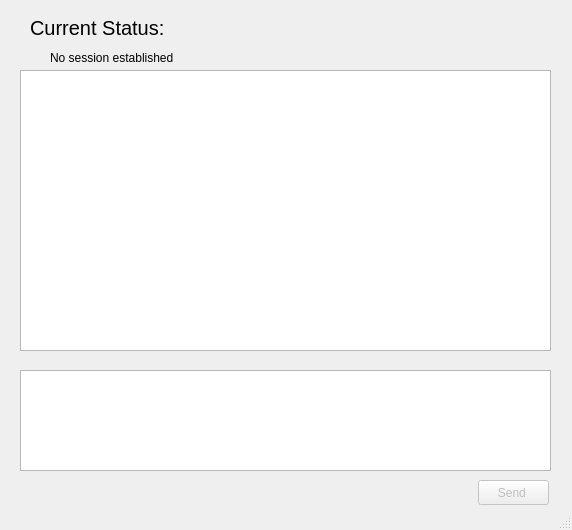
<?xml version="1.0" encoding="UTF-8"?>
<ui version="4.0">
 <class>MainWindow</class>
 <widget class="QMainWindow" name="MainWindow">
  <property name="geometry">
   <rect>
    <x>0</x>
    <y>0</y>
    <width>572</width>
    <height>530</height>
   </rect>
  </property>
  <property name="windowTitle">
   <string>Contact Window</string>
  </property>
  <widget class="QWidget" name="centralwidget">
   <widget class="QTextBrowser" name="textBrowser">
    <property name="geometry">
     <rect>
      <x>20</x>
      <y>70</y>
      <width>531</width>
      <height>281</height>
     </rect>
    </property>
   </widget>
   <widget class="QLabel" name="label">
    <property name="geometry">
     <rect>
      <x>50</x>
      <y>50</y>
      <width>471</width>
      <height>16</height>
     </rect>
    </property>
    <property name="text">
     <string>No session established</string>
    </property>
   </widget>
   <widget class="QLabel" name="stlabel">
    <property name="geometry">
     <rect>
      <x>30</x>
      <y>20</y>
      <width>181</width>
      <height>16</height>
     </rect>
    </property>
    <property name="font">
     <font>
      <pointsize>15</pointsize>
     </font>
    </property>
    <property name="text">
     <string>Current Status:</string>
    </property>
   </widget>
   <widget class="QPlainTextEdit" name="plainTextEdit">
    <property name="geometry">
     <rect>
      <x>20</x>
      <y>370</y>
      <width>531</width>
      <height>101</height>
     </rect>
    </property>
   </widget>
   <widget class="QPushButton" name="pushButton">
    <property name="enabled">
     <bool>false</bool>
    </property>
    <property name="geometry">
     <rect>
      <x>478</x>
      <y>480</y>
      <width>71</width>
      <height>25</height>
     </rect>
    </property>
    <property name="text">
     <string>Send </string>
    </property>
   </widget>
  </widget>
  <widget class="QStatusBar" name="statusbar"/>
 </widget>
 <resources/>
 <connections/>
</ui>
